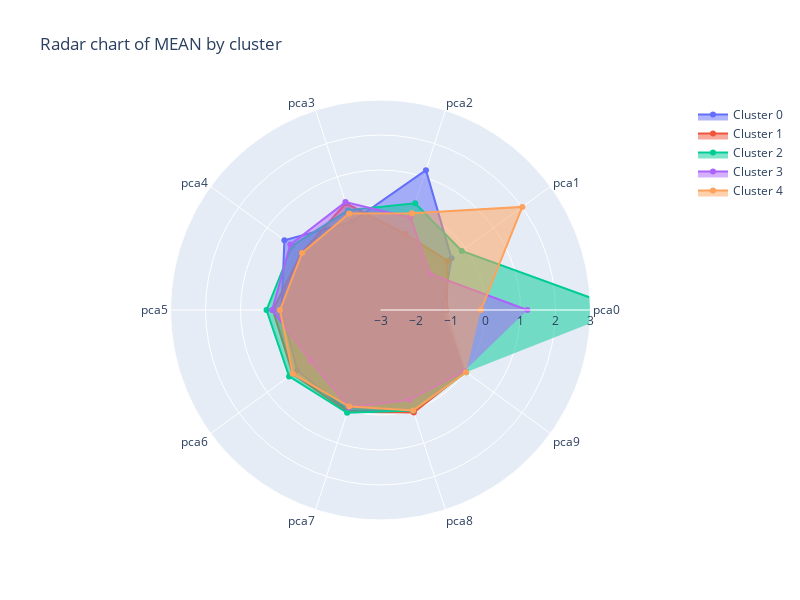

Write notebook code for a chart like this one.
### Code cell
scatter_objects = []
categories = songs5000_processed1_df.drop(columns=['cluster']).columns

# Iterate over the unique clusters and add an object for each cluster to the list
for cluster in sorted(songs5000_processed1_df['cluster'].unique()):

  # Find the mean value for each column of the cluster
  cluster_means = [songs5000_processed1_df.loc[songs5000_processed1_df["cluster"] == cluster, category].mean() for category in categories]
  cluster_scatter = go.Scatterpolar(r = cluster_means, theta = categories, fill = 'toself', name = f'Cluster {cluster}')
  scatter_objects.append(cluster_scatter)

# Create the figure (the white area)
fig = go.Figure()
fig.add_traces(scatter_objects)

# Add extras to the plot, such as title
fig.update_layout(
  title_text = 'Radar chart of MEAN by cluster',
  height = 600,
  width = 800,
  polar = dict(radialaxis = dict(visible = True, range = [-3, 3])),
  showlegend = True
)

fig.show()

### Figure 1 — Plotly figure (JSON) as saved in the notebook; plotly's stock layout.template omitted (floating-point values rounded to 4 significant figures)
{"data": [{"fill": "toself", "name": "Cluster 0", "r": [-1.224, -0.4903, 1.202, -0.3491, 0.3945, -0.1753, -0.05822, 0.02856, 0.04612, -0.01388], "theta": ["pca0", "pca1", "pca2", "pca3", "pca4", "pca5", "pca6", "pca7", "pca8", "pca9"], "type": "scatterpolar"}, {"fill": "toself", "name": "Cluster 1", "r": [-1.107, -0.6242, -0.7158, 0.2074, -0.2128, 0.07578, 0.09986, 0.05548, 0.07832, -0.001471], "theta": ["pca0", "pca1", "pca2", "pca3", "pca4", "pca5", "pca6", "pca7", "pca8", "pca9"], "type": "scatterpolar"}, {"fill": "toself", "name": "Cluster 2", "r": [3.966, -0.1295, 0.2092, -0.005083, 0.1202, 0.2563, 0.2285, 0.08615, 0.01693, 0.02424], "theta": ["pca0", "pca1", "pca2", "pca3", "pca4", "pca5", "pca6", "pca7", "pca8", "pca9"], "type": "scatterpolar"}, {"fill": "toself", "name": "Cluster 3", "r": [1.196, -1.248, -0.2212, 0.2415, 0.1853, 0.09508, -0.5299, -0.07298, -0.3025, -0.03858], "theta": ["pca0", "pca1", "pca2", "pca3", "pca4", "pca5", "pca6", "pca7", "pca8", "pca9"], "type": "scatterpolar"}, {"fill": "toself", "name": "Cluster 4", "r": [-0.1335, 2.009, -0.0906, -0.09971, -0.2284, -0.1282, 0.1002, -0.1004, 0.01683, 0.02338], "theta": ["pca0", "pca1", "pca2", "pca3", "pca4", "pca5", "pca6", "pca7", "pca8", "pca9"], "type": "scatterpolar"}], "layout": {"height": 600, "polar": {"radialaxis": {"range": [-3, 3], "visible": true}}, "showlegend": true, "title": {"text": "Radar chart of MEAN by cluster"}, "width": 800}}
